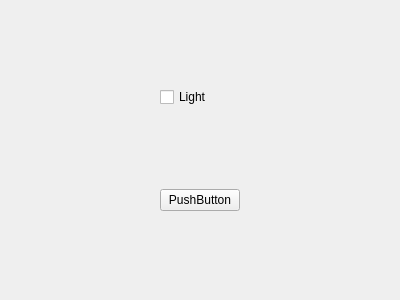
<?xml version="1.0" encoding="UTF-8"?>
<ui version="4.0">
 <class>MainWidget</class>
 <widget class="QWidget" name="MainWidget">
  <property name="geometry">
   <rect>
    <x>0</x>
    <y>0</y>
    <width>400</width>
    <height>300</height>
   </rect>
  </property>
  <property name="windowTitle">
   <string>Form</string>
  </property>
  <layout class="QHBoxLayout" name="horizontalLayout">
   <item>
    <layout class="QVBoxLayout" name="verticalLayout">
     <item>
      <widget class="QCheckBox" name="checkBox">
       <property name="text">
        <string>Light</string>
       </property>
      </widget>
     </item>
     <item>
      <widget class="QPushButton" name="pushButton">
       <property name="sizePolicy">
        <sizepolicy hsizetype="Maximum" vsizetype="Fixed">
         <horstretch>0</horstretch>
         <verstretch>0</verstretch>
        </sizepolicy>
       </property>
       <property name="maximumSize">
        <size>
         <width>16777215</width>
         <height>16777215</height>
        </size>
       </property>
       <property name="text">
        <string>PushButton</string>
       </property>
      </widget>
     </item>
    </layout>
   </item>
  </layout>
 </widget>
 <resources/>
 <connections/>
</ui>
